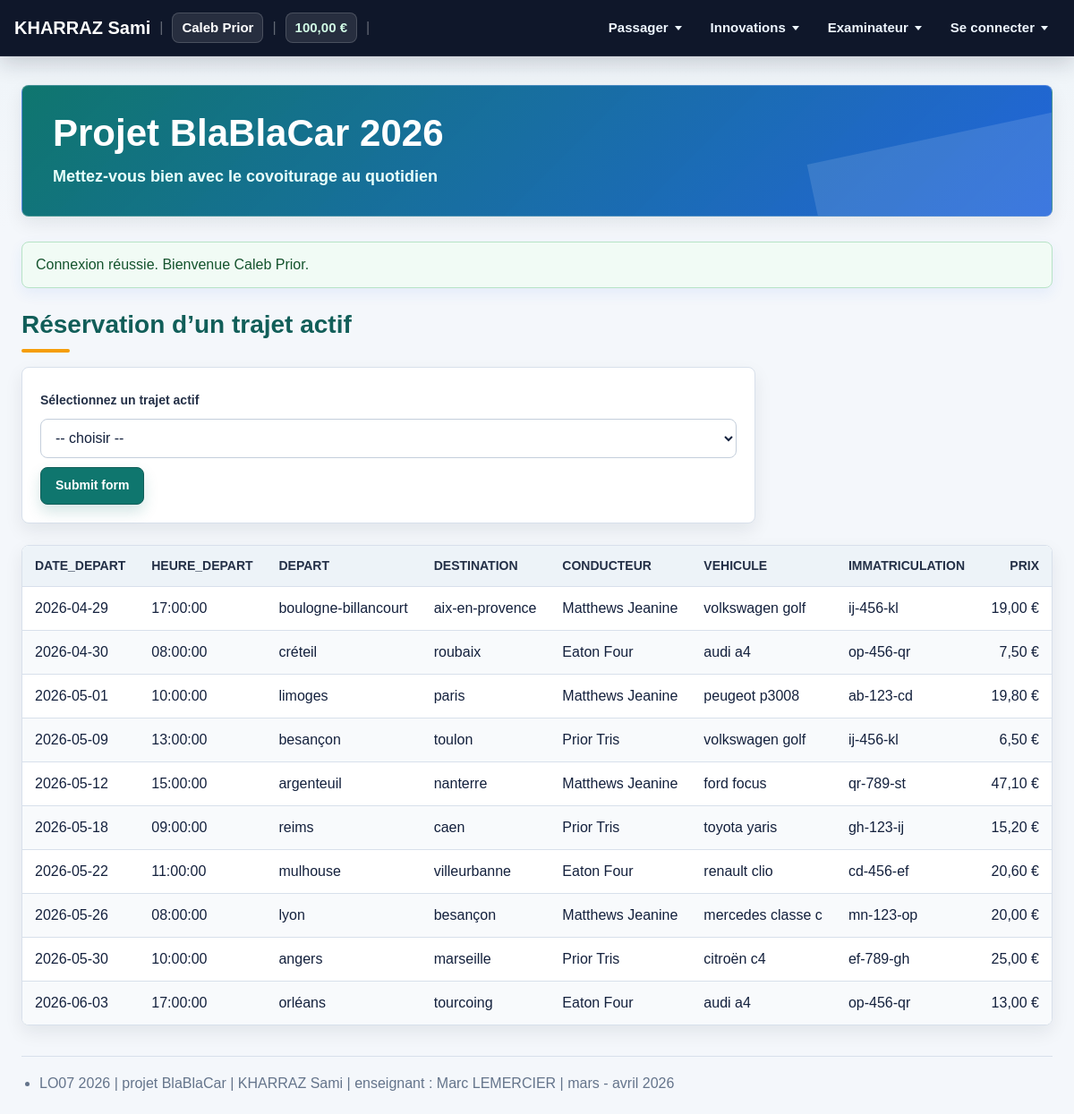
Screenshot of /app/router/router2.php?action=passenger_reserve (signed in) with the database file from the repository.
### tables this page shows
create table if not exists utilisateur (
 id int not null,
 nom varchar(40) not null,
 prenom varchar(40) not null,
 role enum('administrateur', 'conducteur', 'passager'), 
 login varchar(20) not null,
 password varchar(20) not null,
 solde decimal(8,2), 
 primary key (id) 
);

create table if not exists trajet (
    id int primary key,
    ville_depart int not null,
    ville_arrivee int not null,
    conducteur_id int not null,
    vehicule_id int not null,
    prix decimal(10, 2) not null,
    date_depart date not null,
    heure_depart time not null,
    statut enum('actif', 'passif') not null,
    foreign key (ville_depart) references ville(id),
    foreign key (ville_arrivee) references ville(id),
    foreign key (conducteur_id) references utilisateur(id),
    foreign key (vehicule_id) references vehicule(id)
);

create table if not exists ville (
    id int primary key,
    nom varchar(255) not null unique
);

create table if not exists vehicule (
    id int primary key,
    marque varchar(255) not null,
    modele varchar(255) not null,
    annee int not null,
    immatriculation varchar(20) not null,
    proprietaire_id integer not null,
    foreign key (proprietaire_id) references utilisateur(id)
);

### app/controller/BaseController.php (called while the page is built, shortened)
<?php
abstract class BaseController
{
    protected UserModel $users;
    public function __construct()
    {
        $this->users = new UserModel();
    }
    protected function currentUser(): ?array
    {
        $loginId = (int) ($_SESSION['login_id'] ?? -1);
        $user = $this->users->findById($loginId);
        return $user;
    }
    protected function render(string $view, array $data = []): void
    {
        $viewFile = dirname(__DIR__) . '/view/' . $view;
        $currentUser = $this->currentUser();
        $flash = consume_flash();
        extract($data, EXTR_SKIP);
        require dirname(__DIR__) . '/view/fragments/header.php';
        require $viewFile;
        require dirname(__DIR__) . '/view/fragments/footer.php';
    }
}

### app/controller/PassengerController.php (called while the page is built, shortened)
<?php
final class PassengerController extends BaseController
{
    private TripModel $trips;
    public function __construct()
    {
        $this->trips = new TripModel();
    }
    public function reserve(): void
    {
        $activeTrips = $this->trips->allActiveWithDetails();
        $errors = [];
        $this->render('passenger/reserve_trip.php', [
            'title' => 'Réservation d’un trajet actif',
            'activeTrips' => $activeTrips,
            'errors' => $errors,
        ]);
    }
}

### app/config/config.php (called while the page is built, shortened)
<?php
function e(?string $value): string
{
    return htmlspecialchars((string) $value, ENT_QUOTES | ENT_SUBSTITUTE, 'UTF-8');
}
function money_format_fr($value): string
{
    return number_format((float) $value, 2, ',', ' ') . ' €';
}
function url_for(string $action, array $params = []): string
{
    $query = array_merge(['action' => $action], $params);
    return 'router2.php?' . http_build_query($query);
}
function consume_flash(): array
{
    $messages = $_SESSION['flash'] ?? [];
    return $messages;
}

### app/model/Database.php (called while the page is built, shortened)
<?php
final class Database
{
    private static ?PDO $pdo = null;
    public static function connection(): PDO
    {
        if (self::$pdo === null) {
            $dsn = sprintf(
                'mysql:host=%s;port=%s;dbname=%s;charset=utf8mb4',
                DB_HOST,
                DB_PORT,
                DB_NAME
            );
            self::$pdo = new PDO($dsn, DB_USER, DB_PASSWORD, [
                PDO::ATTR_ERRMODE => PDO::ERRMODE_EXCEPTION,
                PDO::ATTR_DEFAULT_FETCH_MODE => PDO::FETCH_ASSOC,
                PDO::ATTR_EMULATE_PREPARES => false,
            ]);
        }
        return self::$pdo;
    }
}

### app/model/UserModel.php (called while the page is built, shortened)
<?php
final class UserModel
{
    public function findById(int $id): ?array
    {
        $stmt = Database::connection()->prepare('SELECT * FROM utilisateur WHERE id = :id');
        $stmt->execute(['id' => $id]);
        $user = $stmt->fetch();
        return $user ?: null;
    }
}

### app/model/TripModel.php (called while the page is built, shortened)
<?php
final class TripModel
{
    public function allActiveWithDetails(): array
    {
        return Database::connection()->query(
            "SELECT t.id, dep.nom AS depart, arr.nom AS destination, t.date_depart,
                    t.heure_depart, t.prix, CONCAT(c.prenom, ' ', c.nom) AS conducteur,
                    CONCAT(v.marque, ' ', v.modele) AS vehicule, v.immatriculation
             FROM trajet t
             JOIN ville dep ON dep.id = t.ville_depart
             JOIN ville arr ON arr.id = t.ville_arrivee
             JOIN utilisateur c ON c.id = t.conducteur_id
             JOIN vehicule v ON v.id = t.vehicule_id
             WHERE t.statut = 'actif'
             ORDER BY t.date_depart, t.heure_depart, t.id"
        )->fetchAll();
    }
}

### app/view/passenger/reserve_trip.php (the view, shortened to what this page needs)
<section>
    <h2>Réservation d’un trajet actif</h2>
    <?php if (!$activeTrips): ?>
        <p class="muted">Aucun trajet actif disponible.</p>
    <?php else: ?>
        <form class="form compact" method="post" action="<?= e(url_for('passenger_reserve')) ?>">
            <label for="trajet_id">Sélectionnez un trajet actif</label>
            <select id="trajet_id" name="trajet_id" required>
                <option value="">-- choisir --</option>
            </select>
            <button class="button" type="submit">Submit form</button>
        </form>
        <div class="table-wrap">
            <table>
                <thead>
                <tr>
                    <th>date_depart</th>
                    <th>heure_depart</th>
                    <th>depart</th>
                    <th>destination</th>
                    <th>conducteur</th>
                    <th>vehicule</th>
                    <th>immatriculation</th>
                    <th class="number">prix</th>
                </tr>
                </thead>
                <tbody>
                <?php foreach ($activeTrips as $trip): ?>
                    <tr>
                        <td><?= e($trip['date_depart']) ?></td>
                        <td><?= e($trip['heure_depart']) ?></td>
                        <td><?= e($trip['depart']) ?></td>
                        <td><?= e($trip['destination']) ?></td>
                        <td><?= e($trip['conducteur']) ?></td>
                        <td><?= e($trip['vehicule']) ?></td>
                        <td><?= e($trip['immatriculation']) ?></td>
                        <td class="number"><?= e(money_format_fr($trip['prix'])) ?></td>
                    </tr>
                <?php endforeach; ?>
                </tbody>
            </table>
        </div>
    <?php endif; ?>
</section>

### app/view/fragments/header.php (shortened to what this page needs)
<!doctype html>
<html lang="fr">
<head>
    <link rel="stylesheet" href="../public/css/style.css">
</head>
<body>
<header class="topbar">
    <div class="topbar-inner">
        <a class="students" href="<?= e(url_for('home')) ?>"><?= e(APP_STUDENTS) ?></a>
        <?php if ($currentUser): ?>
            <span class="separator">|</span>
            <span class="identity"><?= e($currentUser['nom'] . ' ' . $currentUser['prenom']) ?></span>
            <span class="separator">|</span>
            <span class="balance"><?= e(money_format_fr($currentUser['solde'])) ?></span>
            <span class="separator">|</span>
        <?php endif; ?>
        <nav class="menu" aria-label="Navigation principale">
            <?php if ($currentUser && $currentUser['role'] === 'administrateur'): ?>
                <div class="dropdown">
                    <button type="button">Administrateur</button>
                    <div class="dropdown-menu">
                        <a href="<?= e(url_for('admin_users')) ?>">Liste des utilisateurs</a>
                        <a href="<?= e(url_for('admin_add_driver')) ?>">Ajout d’un conducteur</a>
                        <a href="<?= e(url_for('admin_add_passenger')) ?>">Ajout d’un passager</a>
                        <span class="menu-rule"></span>
                        <a href="<?= e(url_for('admin_vehicles')) ?>">Liste des véhicules</a>
                        <a href="<?= e(url_for('admin_add_vehicle')) ?>">Ajout d’un véhicule</a>
                        <span class="menu-rule"></span>
                        <a href="<?= e(url_for('admin_cities')) ?>">Liste des villes</a>
                        <a href="<?= e(url_for('admin_add_city')) ?>">Ajout d’une ville</a>
                    </div>
                </div>
            <?php elseif ($currentUser && $currentUser['role'] === 'passager'): ?>
                <div class="dropdown">
                    <button type="button">Passager</button>
                </div>
            <?php endif; ?>
            <div class="dropdown">
                <button type="button">Innovations</button>
            </div>
            <div class="dropdown">
                <button type="button">Examinateur</button>
            </div>
            <div class="dropdown">
                <button type="button">Se connecter</button>
            </div>
        </nav>
    </div>
</header>
<main class="page">
    <section class="hero">
        <h1><?= e(APP_TITLE) ?></h1>
        <p><?= e(APP_SUBTITLE) ?></p>
    </section>
    <?php foreach ($flash as $flashMessage): ?>
        <div class="flash <?= e($flashMessage['type']) ?>"><?= e($flashMessage['message']) ?></div>
    <?php endforeach; ?>

### rows the page displays
utilisateur: nom+prenom "Caleb Prior", solde "100,00 €"
trajet: date_depart "2026-04-29", heure_depart "17:00:00", ville_depart.nom "boulogne-billancourt", ville_arrivee.nom "aix-en-provence", conducteur "Matthews Jeanine", vehicule "volkswagen golf", vehicule.immatriculation "ij-456-kl", prix "19,00 €"
trajet: date_depart "2026-04-30", heure_depart "08:00:00", ville_depart.nom "créteil", ville_arrivee.nom "roubaix", conducteur "Eaton Four", vehicule "audi a4", vehicule.immatriculation "op-456-qr", prix "7,50 €"
trajet: date_depart "2026-05-01", heure_depart "10:00:00", ville_depart.nom "limoges", ville_arrivee.nom "paris", conducteur "Matthews Jeanine", vehicule "peugeot p3008", vehicule.immatriculation "ab-123-cd", prix "19,80 €"
trajet: date_depart "2026-05-09", heure_depart "13:00:00", ville_depart.nom "besançon", ville_arrivee.nom "toulon", conducteur "Prior Tris", vehicule "volkswagen golf", vehicule.immatriculation "ij-456-kl", prix "6,50 €"
trajet: date_depart "2026-05-12", heure_depart "15:00:00", ville_depart.nom "argenteuil", ville_arrivee.nom "nanterre", conducteur "Matthews Jeanine", vehicule "ford focus", vehicule.immatriculation "qr-789-st", prix "47,10 €"
trajet: date_depart "2026-05-18", heure_depart "09:00:00", ville_depart.nom "reims", ville_arrivee.nom "caen", conducteur "Prior Tris", vehicule "toyota yaris", vehicule.immatriculation "gh-123-ij", prix "15,20 €"
trajet: date_depart "2026-05-22", heure_depart "11:00:00", ville_depart.nom "mulhouse", ville_arrivee.nom "villeurbanne", conducteur "Eaton Four", vehicule "renault clio", vehicule.immatriculation "cd-456-ef", prix "20,60 €"
trajet: date_depart "2026-05-26", heure_depart "08:00:00", ville_depart.nom "lyon", ville_arrivee.nom "besançon", conducteur "Matthews Jeanine", vehicule "mercedes classe c", vehicule.immatriculation "mn-123-op", prix "20,00 €"
trajet: date_depart "2026-05-30", heure_depart "10:00:00", ville_depart.nom "angers", ville_arrivee.nom "marseille", conducteur "Prior Tris", vehicule "citroën c4", vehicule.immatriculation "ef-789-gh", prix "25,00 €"
trajet: date_depart "2026-06-03", heure_depart "17:00:00", ville_depart.nom "orléans", ville_arrivee.nom "tourcoing", conducteur "Eaton Four", vehicule "audi a4", vehicule.immatriculation "op-456-qr", prix "13,00 €"

### other values shown
APP_STUDENTS "KHARRAZ Sami"
APP_TITLE "Projet BlaBlaCar 2026"
APP_SUBTITLE "Mettez-vous bien avec le covoiturage au quotidien"
$flashMessage['message'] "Connexion réussie. Bienvenue Caleb Prior."
